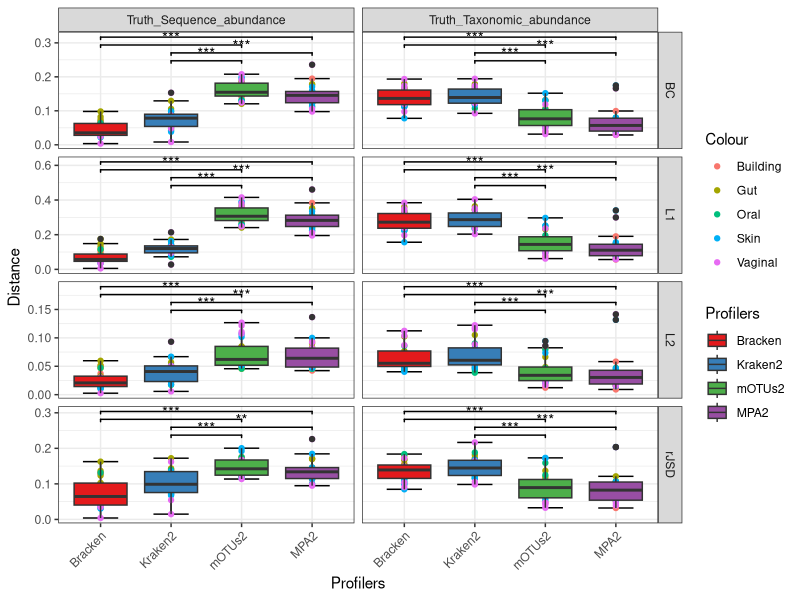

This figure's R source:
#Library R packages
library(RColorBrewer)
library(ggplot2)
library(ggsignif)

#Read plot data
Plot.FigS1 <-read.table(file = "FigureS1_metadata_and_organized_metrics.txt",header = T,sep="\t", row.names=1)

ggplot(data=Plot.FigS1, aes(x=Profilers, y=Distance, fill=Profilers))+
  stat_boxplot(geom = "errorbar", colour="black", width=0.5)+
  geom_point(aes(x=Profilers, y=Distance, color=Colour))+
  geom_boxplot() + theme_bw() + facet_grid(Matrix~Compared_with, scales = "free")+
  geom_signif(comparisons = list(c("Kraken2","mOTUs2"), c("Kraken2","MPA2"),
                                 c("Bracken","mOTUs2"), c("Bracken","MPA2")),
              step_increase = 0.1, map_signif_level = T, test = wilcox.test)+
  scale_fill_manual(values = brewer.pal(7, "Set1"))+
  theme(axis.text.x = element_text(angle = 45, hjust = 1, vjust = 1))
